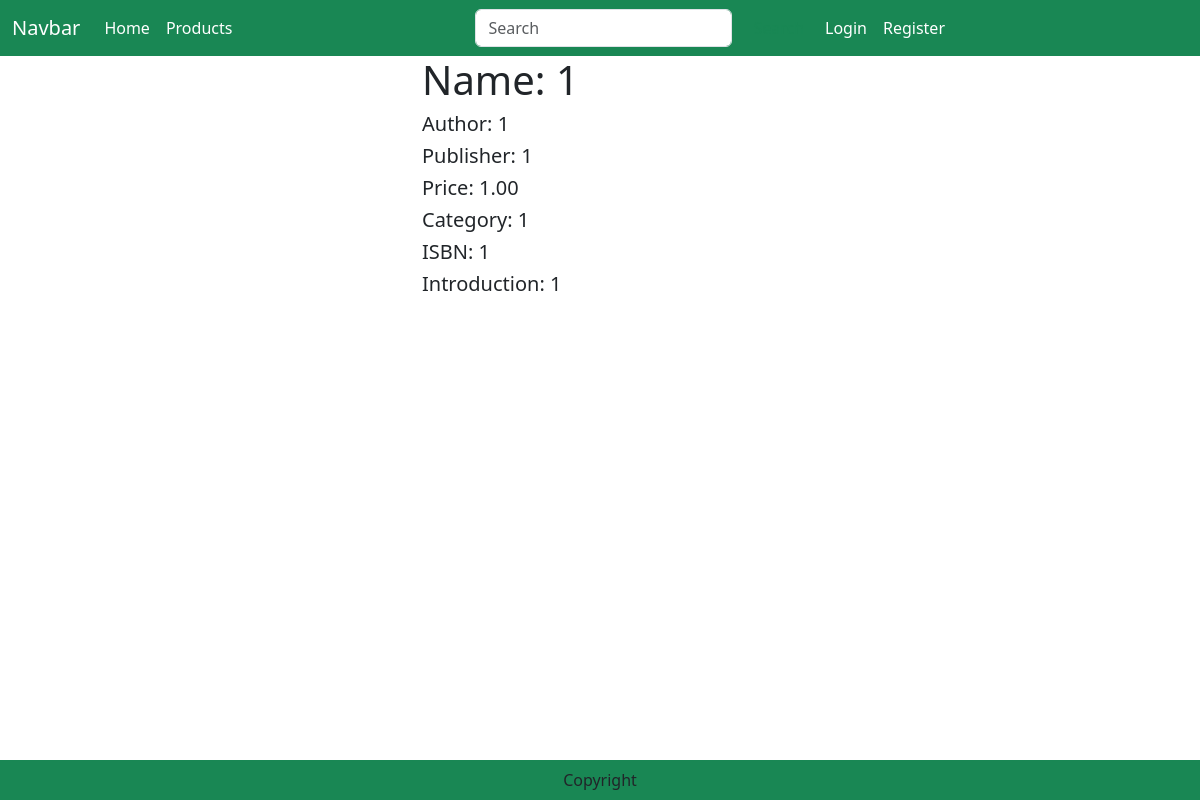
Before: /produtcs/1 with the older database file.
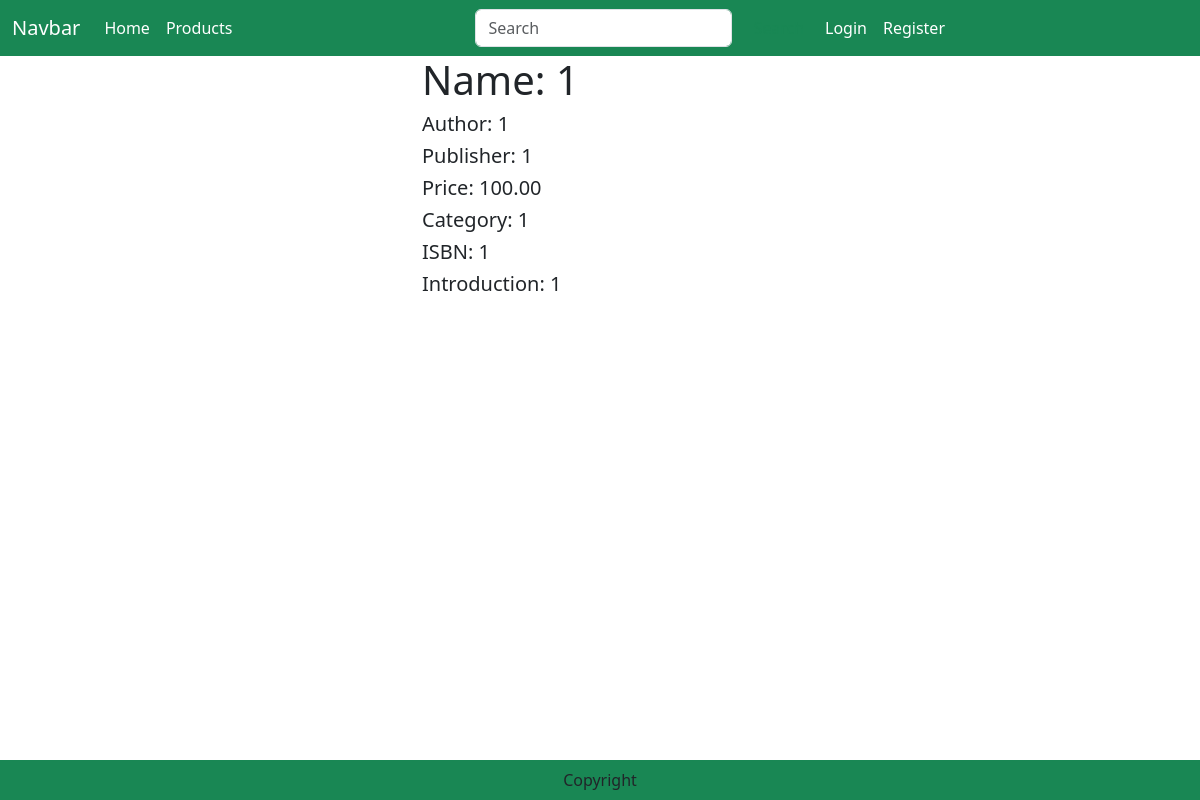
After: the same page with the newer database file.
### products/models.py (models this page shows, shortened)
class Product(models.Model):
    productName = models.CharField(max_length=100)
    price = models.DecimalField(default=0, max_digits=7, decimal_places=2)
    ISBN = models.CharField(max_length=17)
    author = models.CharField(max_length=100)
    publisher = models.CharField(max_length=100)
    introduction = models.TextField(max_length=1000)
    image = models.ImageField(upload_to='product')
    category = models.ForeignKey('Category', related_name="products", on_delete=models.CASCADE,)
    avgRating = models.DecimalField(default=0, max_digits=3, decimal_places=2)

class Category(models.Model):
    categoryName = models.CharField(max_length=50)

### products/views.py (the view)
# urls.py: path('produtcs/<int:pk>',views.ProductDetailView.as_view(), name='product_detail'),
class ProductDetailView(DetailView):
    model = Product
    template_name = 'product_detail.html'
    def get_context_data(self, **kwargs):
        context = super().get_context_data(**kwargs)
        context['section'] = "productDetail"
        return context

### templates/product_detail.html (shortened to what this page needs)
{% extends 'base.html' %}
{% load static %}
{% block main-content %}
    <div class="container">
        <div class="row flex justify-content-between">
            <div class="img2 col-lg-4 mt-3 mb-5">
            </div>
            <div class="productdetail col-lg-8">
                <h1> Name: {{product.productName}} </h1>
                <h5> Author: {{product.author}} </h5>
                <h5> Publisher: {{product.publisher}} </h5>
                <h5> Price: {{product.price}} </h5>
                <h5> Category: {{product.category.categoryName}} </h5>
                <h5> ISBN: {{product.ISBN}} </h5>
                <h5> Introduction: {{product.introduction}} </h5>
            </div>
        </div>
    </div>
{% endblock main-content %}

Changed rows visible on the page:
changed Product: price "1.00" → "100.00"
